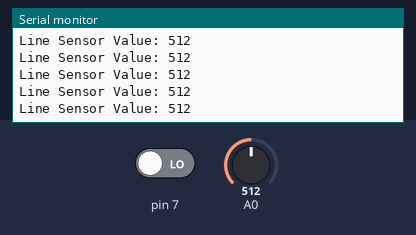
Bench run of a sketch on a simulated Arduino Uno, built with avr-gcc and run on an emulated ATmega328P. Parts: the last lines printed to the serial monitor. The test bench sets the inputs (shaded band); at power-on: A0 = 512, pin 7 LOW.

Above: at 1.2 s.
1.3 s: A0 set to 988
At 2.4 s:
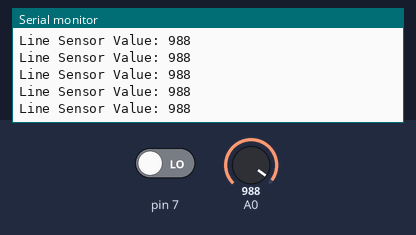
4.3 s: A0 set to 1012
At 5.4 s:
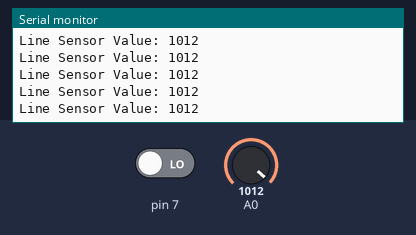
14.8 s: A0 set to 11
At 15.4 s:
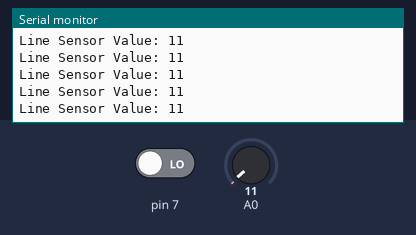
16.3 s: A0 set to 8
At 17.4 s:
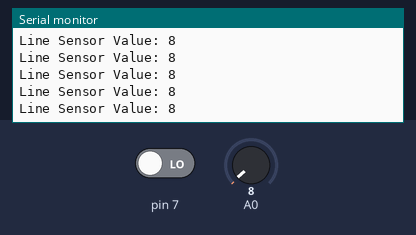
Timing chart, 0 to 19.3 s (numbered marks = the images above; inputs shaded):
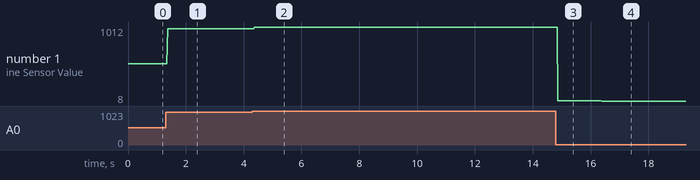

Measured:
- after the input at 1.3 s, the serial monitor: prints a new line after 0.07 s (image 1)
- after the input at 4.3 s, the serial monitor: prints a new line after 0.07 s (image 2)
- after the input at 14.8 s, the serial monitor: prints a new line after 0.07 s (image 3)
- after the input at 16.3 s, the serial monitor: prints a new line after 0.08 s (image 4)
- plotted number 1: 512 → 988 after the input at 1.3 s, 988 → 1012 after the input at 4.3 s, 1012 → 11 after the input at 14.8 s, 11 → 8 after the input at 16.3 s

The sketch:

switch_test.ino
```cpp
int limit_switch = 0;
int line_sensor = 0;

void setup() {
  // put your setup code here, to run once:
pinMode(7, INPUT);
Serial.begin(9600);

}

void loop() {
  // put your main code here, to run repeatedly:

  limit_switch = digitalRead(7);   // read the input pin
  digitalWrite(13, limit_switch-1);

  line_sensor = analogRead(0);
  Serial.print("Line Sensor Value: ");
  Serial.println(line_sensor);

}
```
